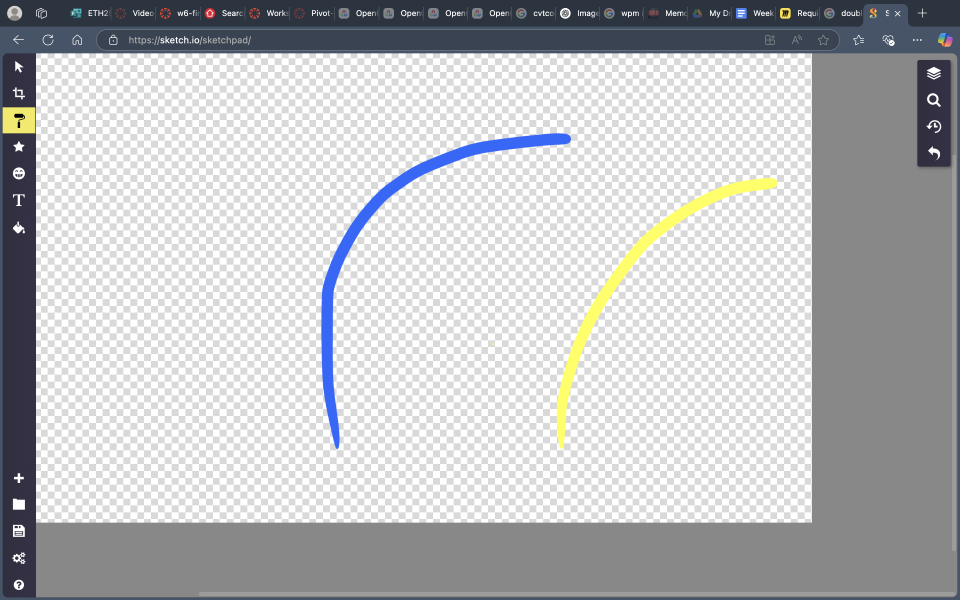
#> input picture Old/test.png, 2880 x 1800 px (shown at 1/3 size)
$ python Color.py
#> lines starting #> are read from the running program, lines starting #| are printed output that depends on the picture; after the words box and inside, x2 and y2 are one past the last pixel; in counts of white or black regions, pixels touching at a corner belong together
import cv2
import numpy as np
import math

#cv2 MAT function
"""
Get the values of all pixels (Black or white [1,0])
Work out the distance based on pixels(camera specs will define the true distance)
Find midpoint
Algorithm for corners:
    -If the np array has certain 1 values (On a diagnol), you can assume corner
    -Work out motor functions based on the angle of the diagnol
"""

threshold1 = 85
threshold2 = 85
theta=0
r_width = 500
r_height = 300
minLineLength = 10 #10
maxLineGap = 1 #1
k_width = 5
k_height = 5
max_slider = 10

# Read Image
image = cv2.imread(r'test.png')
#> image is the input picture: shape (1800, 2880, 3); mean B, G, R 191.5, 189.4, 188.2
# Resize width=500 height=300 incase of inputting raspi captured image
image = cv2.resize(image,(r_width,r_height))
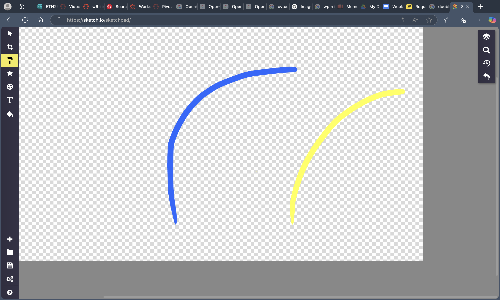
#> image: shape (300, 500, 3); mean B, G, R 191.3, 189.2, 188
frame_HSV = cv2.cvtColor(image, cv2.COLOR_BGR2HSV)
#> frame_HSV: shape (300, 500, 3); mean H, S, V 16.1, 12.8, 192.6
lower_blue = np.array([100,50,120])
upper_blue = np.array([150,255,255])
blue_mask = cv2.inRange(frame_HSV, lower_blue, upper_blue)
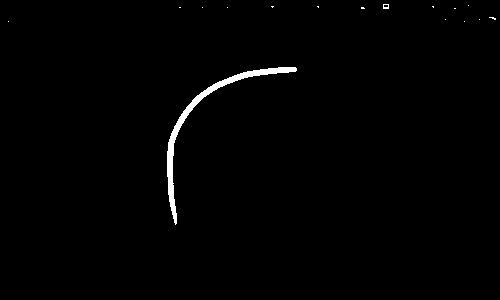
#> blue_mask: shape (300, 500); 0.96% white; 16 white regions (14 under 20 px), largest, box (x1, y1, x2, y2) and area: (167, 67, 297, 225) 1376, (383, 4, 389, 9) 22
lower_yellow = np.array([25,30,100])
upper_yellow = np.array([40,255,255])
yellow_mask = cv2.inRange(frame_HSV, lower_yellow, upper_yellow)
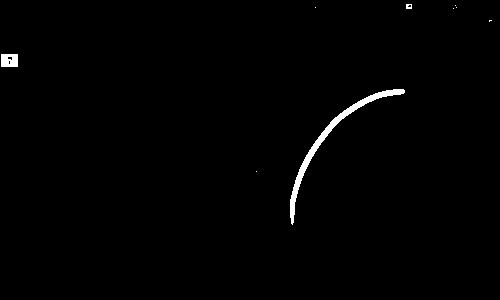
#> yellow_mask: shape (300, 500); 0.9% white; 9 white regions (6 under 20 px), largest, box (x1, y1, x2, y2) and area: (290, 89, 405, 225) 1111, (1, 54, 18, 67) 209, (406, 4, 412, 9) 25
mask = cv2.add(yellow_mask, blue_mask)
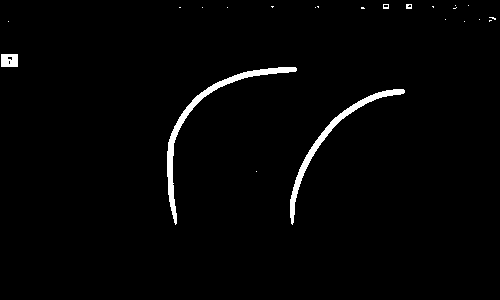
#> mask: shape (300, 500); 1.9% white; 23 white regions (18 under 20 px), largest, box (x1, y1, x2, y2) and area: (167, 67, 297, 225) 1376, (290, 89, 405, 225) 1111, (1, 54, 18, 67) 209, (406, 4, 412, 9) 25, (383, 4, 389, 9) 22

edged1 = cv2.Canny(yellow_mask, threshold1, threshold2)
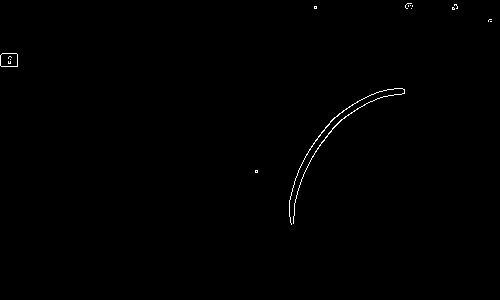
#> edged1: shape (300, 500); 0.35% white in thin lines or dots, all inside (x1, y1, x2, y2) = (0, 3, 492, 225)
edged2 = cv2.Canny(blue_mask, threshold1, threshold2)
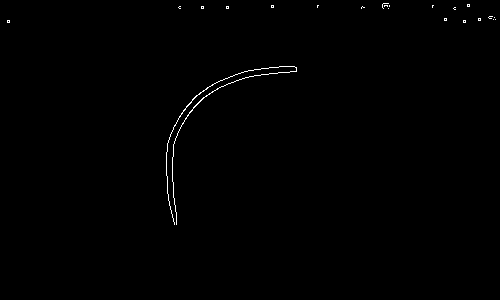
#> edged2: shape (300, 500); 0.41% white in thin lines or dots, all inside (x1, y1, x2, y2) = (7, 3, 496, 225)
# Detect points that form a line

cv2.imshow("Line Detection",mask)
cv2.waitKey(0)
cv2.destroyAllWindows()
